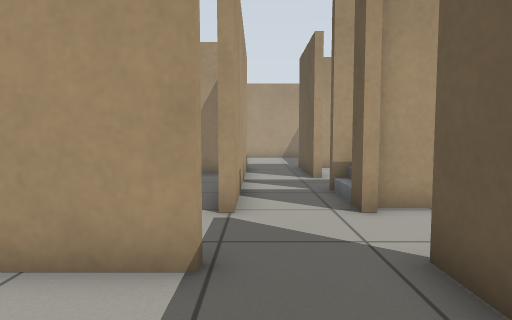
[1] (above)

16 first-person views from a walk through a Gazebo world. The camera is 0.72 m above the floor, tilts 4° down and sees 75° across. The floor is counted in squares, 0.5 m on a side. Each view is taken from the middle of a square. On the plan, view 1 faces up. The plan holds only what a view shows up to about 15 squares ahead; the rest is blank.

[2]
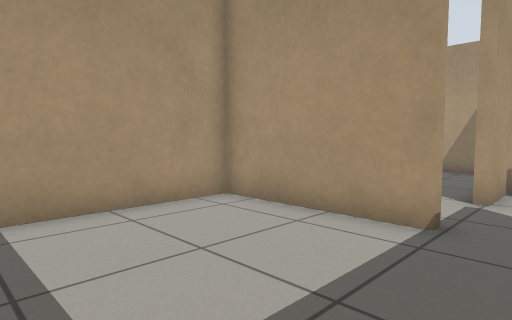

[3]
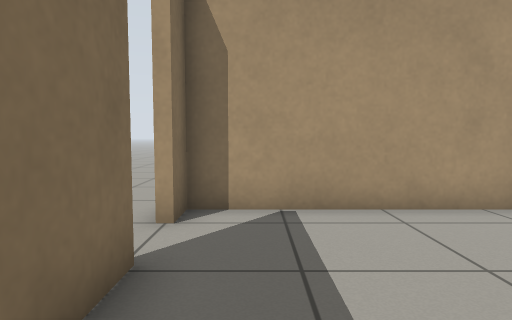

[4]
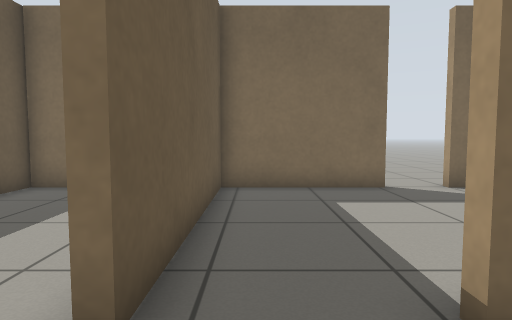

[5]
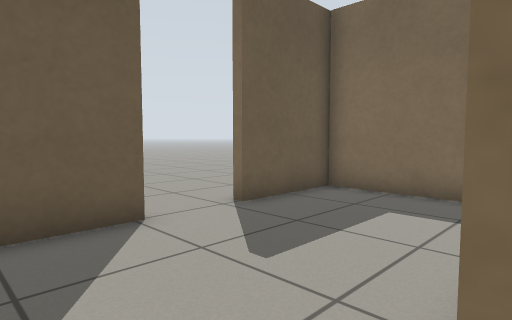

[6]
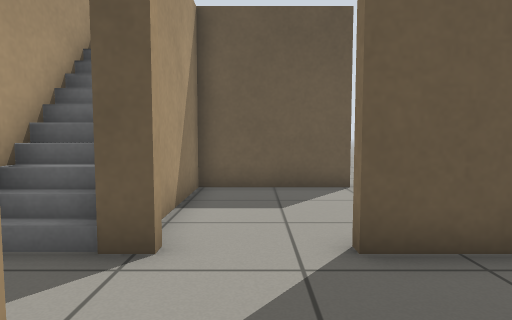

[7]
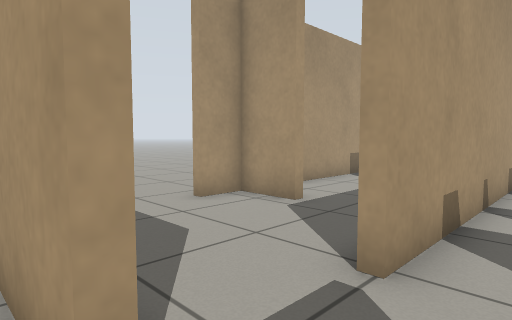

[8]
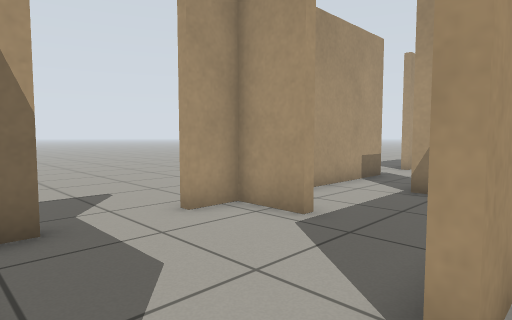

[9]
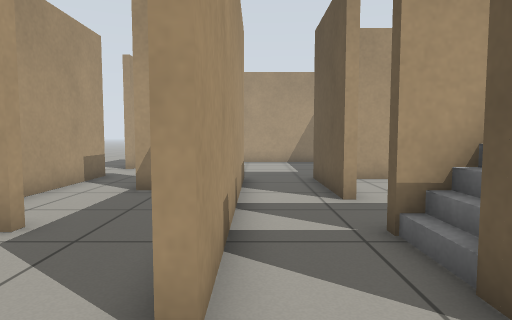

[10]
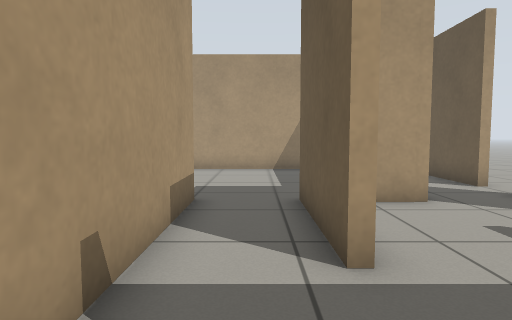

[11]
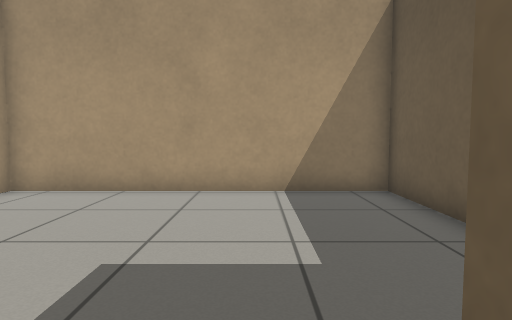

[12]
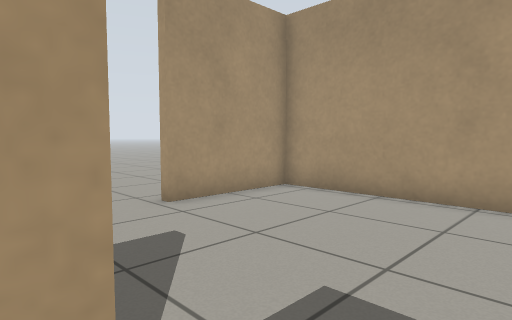

[13]
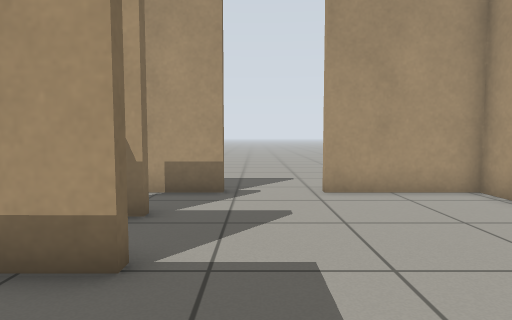

[14]
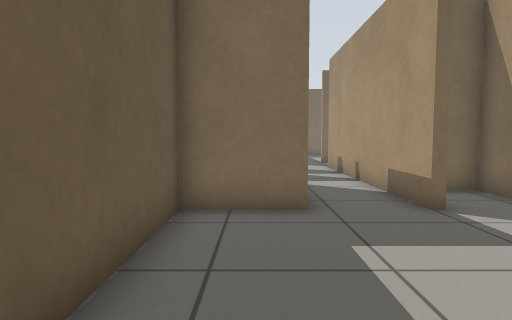

[15]
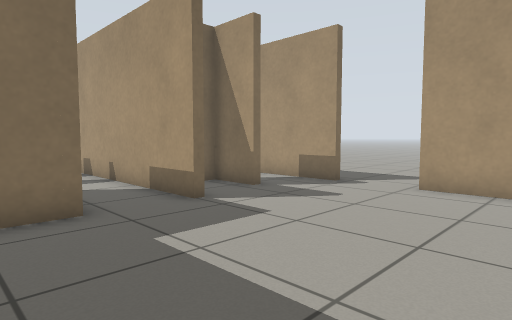

[16]
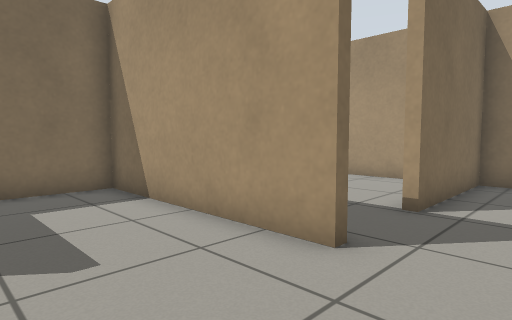

### Floor plan
Points are (right, up) in squares from view 1. A wall is a line through its corners. A room is listed if a view was taken in it or the views show most of it. See-through windows are left out.
Room 1 (views 1, 2, 3)
walls: (-2.8, -3.4) (2, -3.4) (2, 2.5); (-0.6, 3.7) (-0.6, 3.4) (-5.5, 3.4) (-5.5, -2.4); (-5.5, -3.4) (-4.5, -3.4)
ways out: opening at (0.5, 3.5) to room 2; opening at (-3.5, -3)
Room 2 (views 4, 5, 7, 8, 9, 10, 16)
walls: (2.4, 6.2) (2, 6.2) (2, 7); (2, 2.5) (2, 3.7) (2.3, 3.7) (2.3, 2.5); (6.5, 6.6) (5.4, 6.6); (5.8, 8.7) (2, 8.7); (-0.4, 8.6) (-0.4, 6.1); (7.4, 2.2) (7.4, 6.6)
ways out: opening at (0.5, 3.5) to room 1; opening at (-1, 5.5) to room 3; opening at (1, 9) to room 4; opening at (4.5, 3) to room 5
objects: stairs (3, 7) to (5, 7)
Room 3 (view 6)
walls: (-3.7, 9.4) (-3.7, 8.9) (-5.5, 9) (-5.5, 7.6); (-5.5, 5.3) (-5.5, 3.7) (-0.6, 3.7); (-1.3, 12.9) (-3.2, 12.9); (-5.5, 12.6) (-5.5, 11.6)
ways out: opening at (-1, 5.5) to room 2; opening at (-4.5, 13.5) to room 4; opening at (-6, 8)
Room 4 (views 11, 12, 13, 14, 15)
walls: (-0.4, 15.6) (-0.4, 8.6); (-2.9, 15) (-2.9, 13.2) (-2, 13.2); (-5.5, 16.3) (-5.5, 12.6); (2.4, 11.6) (2, 11.6) (2, 15.6) (4.5, 15.6) (4.5, 22.8) (-5.5, 22.8) (-5.5, 18.8); (2, 8.7) (2, 9.1)
ways out: opening at (1, 9) to room 2; opening at (-4.5, 13.5) to room 3; opening at (-6, 17.5); opening at (2, 10.5)
Room 5 (no view inside)
walls: (2.3, 2.5) (2.3, -3.4) (7.4, -3.4) (7.4, 0.1)
ways out: opening at (4.5, 3) to room 2; opening at (7, 1.5)

Positions as (right, up) in squares from view 1, and headings:
1: (0, 0), facing up
2: (1, -2), facing up-left
3: (1, -2), facing left
4: (1, 6), facing down
5: (2, 5), facing down-right
6: (-2, 5), facing right
7: (1, 3), facing up-left
8: (0, 4), facing up-left
9: (0, 4), facing up
10: (1, 8), facing up
11: (1, 14), facing up
12: (1, 15), facing up-left
13: (3, 17), facing left
14: (3, 22), facing down
15: (4, 22), facing down-left
16: (6, 6), facing down-left
